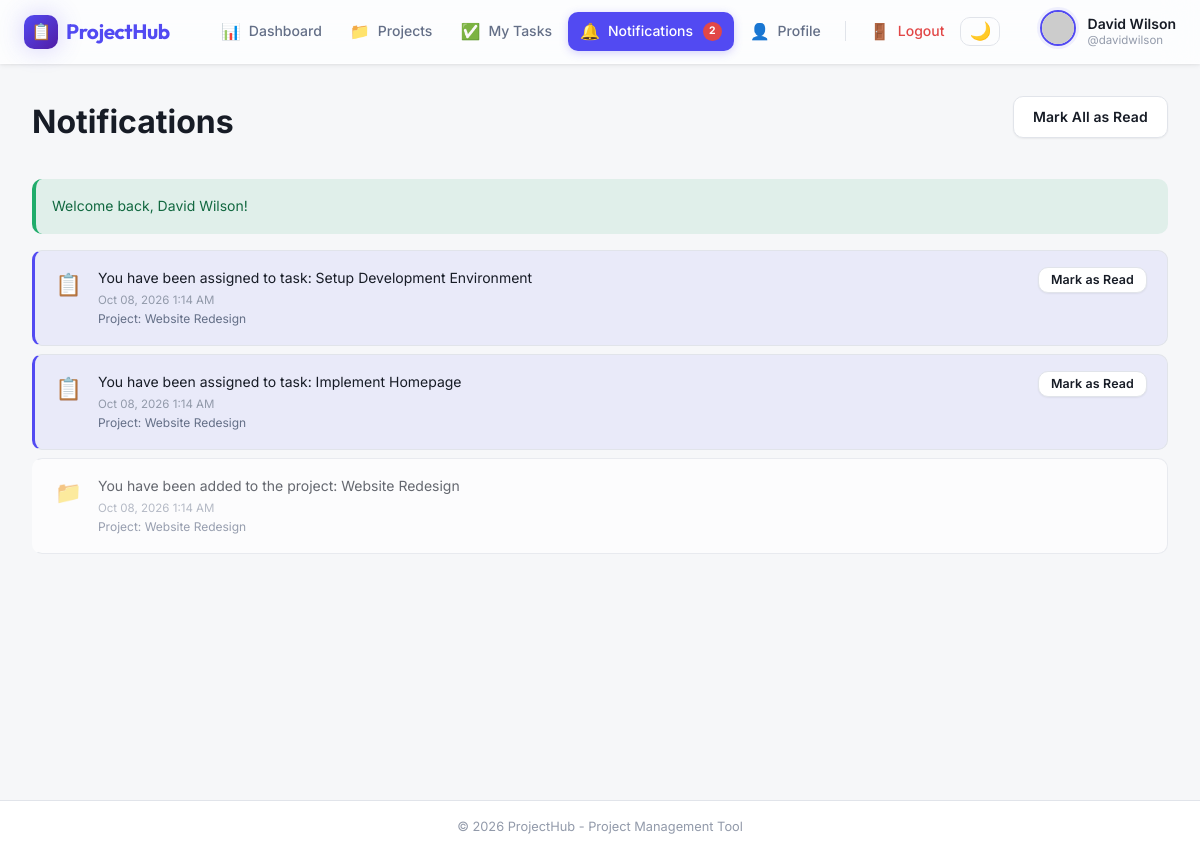
/notifications.php (signed in), run on the app's committed database.
### tables this page shows
CREATE TABLE users (
    id INT AUTO_INCREMENT PRIMARY KEY,
    full_name VARCHAR(100) NOT NULL,
    username VARCHAR(50) NOT NULL UNIQUE,
    email VARCHAR(100) NOT NULL UNIQUE,
    password VARCHAR(255) NOT NULL,
    profile_picture VARCHAR(255) DEFAULT NULL,
    created_at TIMESTAMP DEFAULT CURRENT_TIMESTAMP,
    INDEX idx_username (username),
    INDEX idx_email (email)
);

CREATE TABLE notifications (
    id INT AUTO_INCREMENT PRIMARY KEY,
    user_id INT NOT NULL,
    type VARCHAR(50) NOT NULL,
    message TEXT NOT NULL,
    related_project_id INT,
    related_task_id INT,
    is_read BOOLEAN DEFAULT FALSE,
    created_at TIMESTAMP DEFAULT CURRENT_TIMESTAMP,
    FOREIGN KEY (user_id) REFERENCES users(id) ON DELETE CASCADE,
    FOREIGN KEY (related_project_id) REFERENCES projects(id) ON DELETE SET NULL,
    FOREIGN KEY (related_task_id) REFERENCES tasks(id) ON DELETE SET NULL,
    INDEX idx_user (user_id),
    INDEX idx_read (is_read)
);

CREATE TABLE projects (
    id INT AUTO_INCREMENT PRIMARY KEY,
    owner_id INT NOT NULL,
    name VARCHAR(100) NOT NULL,
    description TEXT,
    start_date DATE,
    due_date DATE,
    status ENUM('Planning', 'In Progress', 'On Hold', 'Completed') DEFAULT 'Planning',
    created_at TIMESTAMP DEFAULT CURRENT_TIMESTAMP,
    updated_at TIMESTAMP DEFAULT CURRENT_TIMESTAMP ON UPDATE CURRENT_TIMESTAMP,
    FOREIGN KEY (owner_id) REFERENCES users(id) ON DELETE CASCADE,
    INDEX idx_owner (owner_id),
    INDEX idx_status (status)
);

### includes/functions.php (called while the page is built, shortened)
<?php
function isLoggedIn() {
    return isset($_SESSION['user_id']);
}
function getCurrentUserId() {
    return $_SESSION['user_id'] ?? null;
}
function getCurrentUser() {
    global $pdo;
    $stmt = $pdo->prepare("SELECT id, full_name, username, email, profile_picture, created_at FROM users WHERE id = ?");
    $stmt->execute([getCurrentUserId()]);
    return $stmt->fetch();
}
function getUnreadNotificationCount($user_id = null) {
    global $pdo;
    $user_id = $user_id ?? getCurrentUserId();
    $stmt = $pdo->prepare("SELECT COUNT(*) as count FROM notifications WHERE user_id = ? AND is_read = FALSE");
    $stmt->execute([$user_id]);
    $result = $stmt->fetch();
    return $result['count'] ?? 0;
}
function formatDateTime($datetime, $format = 'M d, Y g:i A') {
    return date($format, strtotime($datetime));
}
function getFlashMessage() {
    if (isset($_SESSION['flash_message'])) {
        $message = $_SESSION['flash_message'];
        $type = $_SESSION['flash_type'] ?? 'info';
        return ['message' => $message, 'type' => $type];
    }
    return null;
}
function getDefaultProfilePicture($gender = 'male') {
    return 'https://ui-avatars.com/api/?name=User&background=random&size=128';
}
function getProfilePictureUrl($user) {
    return getDefaultProfilePicture();
}

### notifications.php (the view, shortened to what this page needs)
<?php
require_once __DIR__ . '/includes/auth.php';
require_once __DIR__ . '/includes/header.php';
require_once __DIR__ . '/includes/navbar.php';
$current_user_id = getCurrentUserId();
$stmt = $pdo->prepare("
    SELECT n.*,
           p.name as project_name,
           t.title as task_title
    FROM notifications n
    LEFT JOIN projects p ON n.related_project_id = p.id
    LEFT JOIN tasks t ON n.related_task_id = t.id
    WHERE n.user_id = ?
    ORDER BY n.created_at DESC
    LIMIT 50
");
$stmt->execute([$current_user_id]);
$notifications = $stmt->fetchAll();
?>
<main class="main-content">
    <div class="container">
        <div class="page-header">
            <h1>Notifications</h1>
            <a href="notifications.php?mark_read=1" class="btn btn-secondary">Mark All as Read</a>
        </div>
        <?php $flash = getFlashMessage(); ?>
        <?php if ($flash): ?>
            <div class="alert alert-<?php echo $flash['type']; ?>">
                <p><?php echo htmlspecialchars($flash['message']); ?></p>
            </div>
        <?php endif; ?>
        <div class="notifications-list">
            <?php if (empty($notifications)): ?>
                <div class="empty-state">
                    <p>No notifications</p>
                </div>
            <?php else: ?>
                <?php foreach ($notifications as $notification): ?>
                    <div class="notification-item <?php echo $notification['is_read'] ? 'read' : 'unread'; ?>" data-notification-id="<?php echo $notification['id']; ?>">
                        <div class="notification-icon">
                            <?php
                            $icon = '🔔';
                            switch ($notification['type']) {
                                case 'project_added':
                                    $icon = '📁';
                                    break;
                                case 'task_assigned':
                                    $icon = '📋';
                                    break;
                            }
                            echo $icon;
                            ?>
                        </div>
                        <div class="notification-content">
                            <p class="notification-message"><?php echo htmlspecialchars($notification['message']); ?></p>
                            <p class="notification-time"><?php echo formatDateTime($notification['created_at']); ?></p>
                            <?php if ($notification['project_name']): ?>
                                <p class="notification-project">Project: <?php echo htmlspecialchars($notification['project_name']); ?></p>
                            <?php endif; ?>
                        </div>
                        <?php if (!$notification['is_read']): ?>
                            <button class="btn btn-sm btn-secondary mark-read-btn" onclick="markAsRead(<?php echo $notification['id']; ?>)">Mark as Read</button>
                        <?php endif; ?>
                    </div>
                <?php endforeach; ?>
            <?php endif; ?>
        </div>
    </div>
</main>
<?php require_once __DIR__ . '/includes/footer.php'; ?>

### includes/navbar.php (shortened to what this page needs)
<?php
$current_user  = getCurrentUser();
$unread_count  = getUnreadNotificationCount();
$current_page  = basename($_SERVER['PHP_SELF']);
function nav_active(string $page): string {
    global $current_page;
    return $current_page === $page ? 'active' : '';
}
?>
<nav class="navbar" role="navigation" aria-label="Main navigation">
    <div class="navbar-container">
        <div class="navbar-brand">
            <a href="dashboard.php" aria-label="ProjectHub home">
                <span class="logo-icon">📋</span>
                <span class="logo-text">ProjectHub</span>
            </a>
        </div>
        <ul class="navbar-nav" id="navbarNav" role="list">
            <li class="nav-item">
                <a href="dashboard.php"
                   class="nav-link <?php echo nav_active('dashboard.php'); ?>"
                   id="nav-dashboard">
                    <span class="nav-icon">📊</span>
                    <span>Dashboard</span>
                </a>
            </li>
            <li class="nav-item">
                <a href="projects.php"
                   class="nav-link <?php echo nav_active('projects.php'); ?>"
                   id="nav-projects">
                    <span class="nav-icon">📁</span>
                    <span>Projects</span>
                </a>
            </li>
            <li class="nav-item">
                <a href="my-tasks.php"
                   class="nav-link <?php echo nav_active('my-tasks.php'); ?>"
                   id="nav-my-tasks">
                    <span class="nav-icon">✅</span>
                    <span>My Tasks</span>
                </a>
            </li>
            <li class="nav-item">
                <a href="notifications.php"
                   class="nav-link <?php echo nav_active('notifications.php'); ?>"
                   id="nav-notifications">
                    <span class="nav-icon">🔔</span>
                    <span>Notifications</span>
                    <?php if ($unread_count > 0): ?>
                        <span class="notification-badge" aria-label="<?php echo $unread_count; ?> unread">
                            <?php echo $unread_count; ?>
                        </span>
                    <?php endif; ?>
                </a>
            </li>
            <li class="nav-item">
                <a href="profile.php"
                   class="nav-link <?php echo nav_active('profile.php'); ?>"
                   id="nav-profile">
                    <span class="nav-icon">👤</span>
                    <span>Profile</span>
                </a>
            </li>
            <li class="nav-item">
                <a href="logout.php" class="nav-link nav-logout" id="nav-logout">
                    <span class="nav-icon">🚪</span>
                    <span>Logout</span>
                </a>
            </li>
            <li class="nav-item">
                <button class="theme-toggle" id="themeToggle" aria-label="Toggle dark mode" title="Toggle dark mode">🌙</button>
            </li>
        </ul>
        <div class="navbar-user" aria-label="User info">
            <div class="user-avatar">
                <img src="<?php echo getProfilePictureUrl($current_user); ?>"
                     alt="<?php echo htmlspecialchars($current_user['full_name']); ?>">
            </div>
            <div class="user-info">
                <span class="user-name"><?php echo htmlspecialchars($current_user['full_name']); ?></span>
                <span class="user-username">@<?php echo htmlspecialchars($current_user['username']); ?></span>
            </div>
        </div>
    </div>
</nav>

### data on the page
users: full_name "David Wilson", username "davidwilson"
notifications: type "📋", message "You have been assigned to task: Setup Development Environment", created_at "Oct 08, 2026 1:14 AM", related_project.name "Website Redesign"
notifications: type "📋", message "You have been assigned to task: Implement Homepage", created_at "Oct 08, 2026 1:14 AM", related_project.name "Website Redesign"
notifications: type "📁", message "You have been added to the project: Website Redesign", created_at "Oct 08, 2026 1:14 AM", related_project.name "Website Redesign"

### other printed values
$unread_count "2"
$flash['message'] "Welcome back, David Wilson!"
